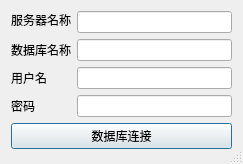
<?xml version="1.0" encoding="UTF-8"?>
<ui version="4.0">
 <class>database_setting</class>
 <widget class="QDialog" name="database_setting">
  <property name="geometry">
   <rect>
    <x>0</x>
    <y>0</y>
    <width>243</width>
    <height>164</height>
   </rect>
  </property>
  <property name="windowTitle">
   <string>数据库配置</string>
  </property>
  <property name="sizeGripEnabled">
   <bool>true</bool>
  </property>
  <layout class="QGridLayout" name="gridLayout">
   <item row="0" column="0">
    <layout class="QFormLayout" name="formLayout">
     <item row="0" column="0">
      <widget class="QLabel" name="label_serverName">
       <property name="sizePolicy">
        <sizepolicy hsizetype="Fixed" vsizetype="Fixed">
         <horstretch>0</horstretch>
         <verstretch>0</verstretch>
        </sizepolicy>
       </property>
       <property name="text">
        <string>服务器名称</string>
       </property>
      </widget>
     </item>
     <item row="1" column="0">
      <widget class="QLabel" name="label_dbName">
       <property name="text">
        <string>数据库名称</string>
       </property>
      </widget>
     </item>
     <item row="2" column="0">
      <widget class="QLabel" name="label_userName">
       <property name="text">
        <string>用户名</string>
       </property>
      </widget>
     </item>
     <item row="3" column="0">
      <widget class="QLabel" name="label_password">
       <property name="text">
        <string>密码</string>
       </property>
      </widget>
     </item>
     <item row="0" column="1">
      <widget class="QLineEdit" name="lineEdit_serverName"/>
     </item>
     <item row="1" column="1">
      <widget class="QLineEdit" name="lineEdit_dbName"/>
     </item>
     <item row="2" column="1">
      <widget class="QLineEdit" name="lineEdit_userName"/>
     </item>
     <item row="3" column="1">
      <widget class="QLineEdit" name="lineEdit_password">
       <property name="echoMode">
        <enum>QLineEdit::Password</enum>
       </property>
      </widget>
     </item>
     <item row="4" column="0" colspan="2">
      <widget class="QPushButton" name="pushButton_connect">
       <property name="text">
        <string>数据库连接</string>
       </property>
      </widget>
     </item>
    </layout>
   </item>
  </layout>
 </widget>
 <resources/>
 <connections/>
</ui>
